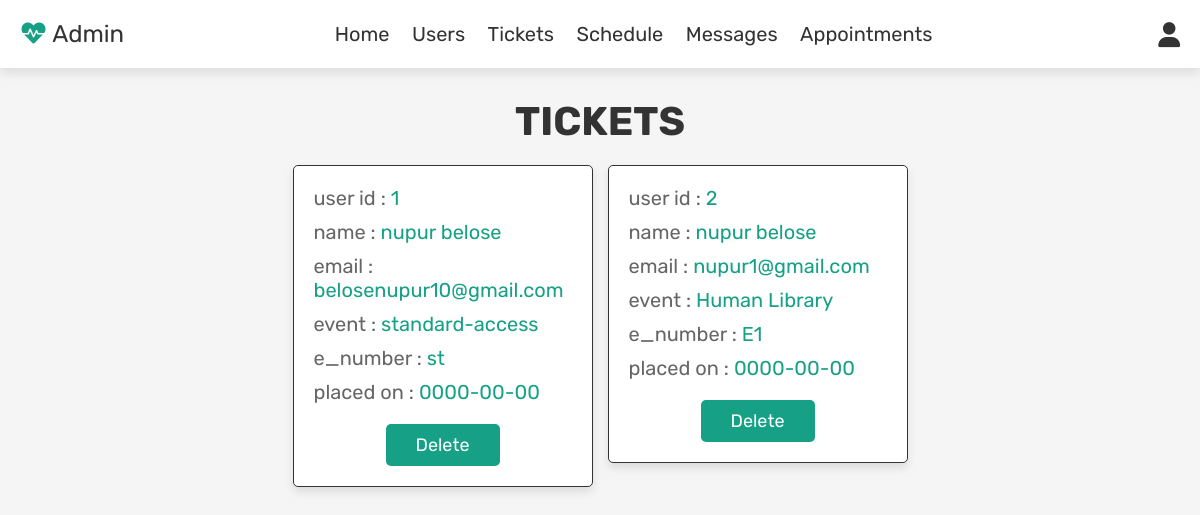
/admintickets.php (signed in), run on the app's committed database.
### tables this page shows
CREATE TABLE IF NOT EXISTS `ticket` (
  `id` int NOT NULL AUTO_INCREMENT,
  `Name` varchar(20) NOT NULL,
  `email` varchar(30) NOT NULL,
  `event` varchar(20) NOT NULL,
  `e_number` varchar(2) NOT NULL,
  `date` date NOT NULL,
  PRIMARY KEY (`id`)
);

### admintickets.php (the view, shortened to what this page needs)
<?php
require "config.php";
 include 'admin.php';
?>
<!DOCTYPE html>
<html lang="en">
<head>
   <link rel="stylesheet" href="https://cdnjs.cloudflare.com/ajax/libs/font-awesome/6.0.0/css/all.min.css">
   <link rel="stylesheet" href="admin.css">
</head>
<body>
<section class="orders">
   <h1 class="title">Tickets</h1>
   <div class="box-container">
      <?php
      $select_ticket = mysqli_query($conn, "SELECT * FROM ticket") or die('query failed');
      if(mysqli_num_rows($select_ticket) > 0){
         while($fetch_ticket = mysqli_fetch_assoc($select_ticket)){
      ?>
      <div class="box">
      <p> user id : <span><?php echo $fetch_ticket['id']; ?></span> </p>
      <p> name : <span><?php echo $fetch_ticket['Name']; ?></span> </p>
         <p> email : <span><?php echo $fetch_ticket['email']; ?></span> </p>
         <p> event : <span><?php echo $fetch_ticket['event']; ?></span> </p>
         <p> e_number : <span><?php echo $fetch_ticket['e_number']; ?></span> </p>
         <p> placed on : <span><?php echo $fetch_ticket['date']; ?></span> </p>
         <form action="" method="post">
            <a href="admintickets.php?delete=<?php echo $fetch_ticket['id']; ?>" onclick="return confirm('delete this order?');" class="delete-btn">delete</a>
         </form>
      </div>
      <?php
         }
      }else{
         echo '<p class="empty">no tickets placed yet!</p>';
      }
      ?>
   </div>
</section>
</body>
</html>

### admin.css (style rules this page uses)
:root { --green:#16a085; --black:#444; --light-color:#777; --black:#333; --white:#fff; --light-color:#666; --light-white:#ccc; --light-bg:#f5f5f5; --border:.1rem solid var(--black); --box-shadow:0 .5rem 1rem rgba(0,0,0,.1); }
* { font-family: 'Rubik', sans-serif; margin:0; padding:0; box-sizing: border-box; outline: none; border:none; text-decoration: none; transition:all .2s linear; }
html { font-size: 62.5%; overflow-x: hidden; }
body { background-color: var(--light-bg); }
section { padding:3rem 2rem; }
.title { text-align: center; margin-bottom: 2rem; text-transform: uppercase; color:var(--black); font-size: 4rem; }
.btn, .option-btn, .delete-btn, .white-btn { display: inline-block; margin-top: 1rem; padding:1rem 3rem; cursor: pointer; color:var(--white); font-size: 1.8rem; border-radius: .5rem; text-transform: capitalize; }
.delete-btn { background-color: var(--green); }
.orders .box-container { display: grid; grid-template-columns: repeat(auto-fit, 30rem); justify-content: center; gap:1.5rem; max-width: 1200px; margin:0 auto; align-items: flex-start; }
.orders .box-container .box { background-color: var(--white); padding:2rem; border:var(--border); box-shadow: var(--box-shadow); border-radius: .5rem; }
.orders .box-container .box p { padding-bottom: 1rem; font-size: 2rem; color:var(--light-color); }
.orders .box-container .box p span { color:var(--green); }
.orders .box-container .box form { text-align: center; }

### data on the page
ticket: id "1", Name "nupur belose", email "belosenupur10@gmail.com", event "standard-access", e_number "st", date "0000-00-00"
ticket: id "2", Name "nupur belose", email "nupur1@gmail.com", event "Human Library", e_number "E1", date "0000-00-00"
